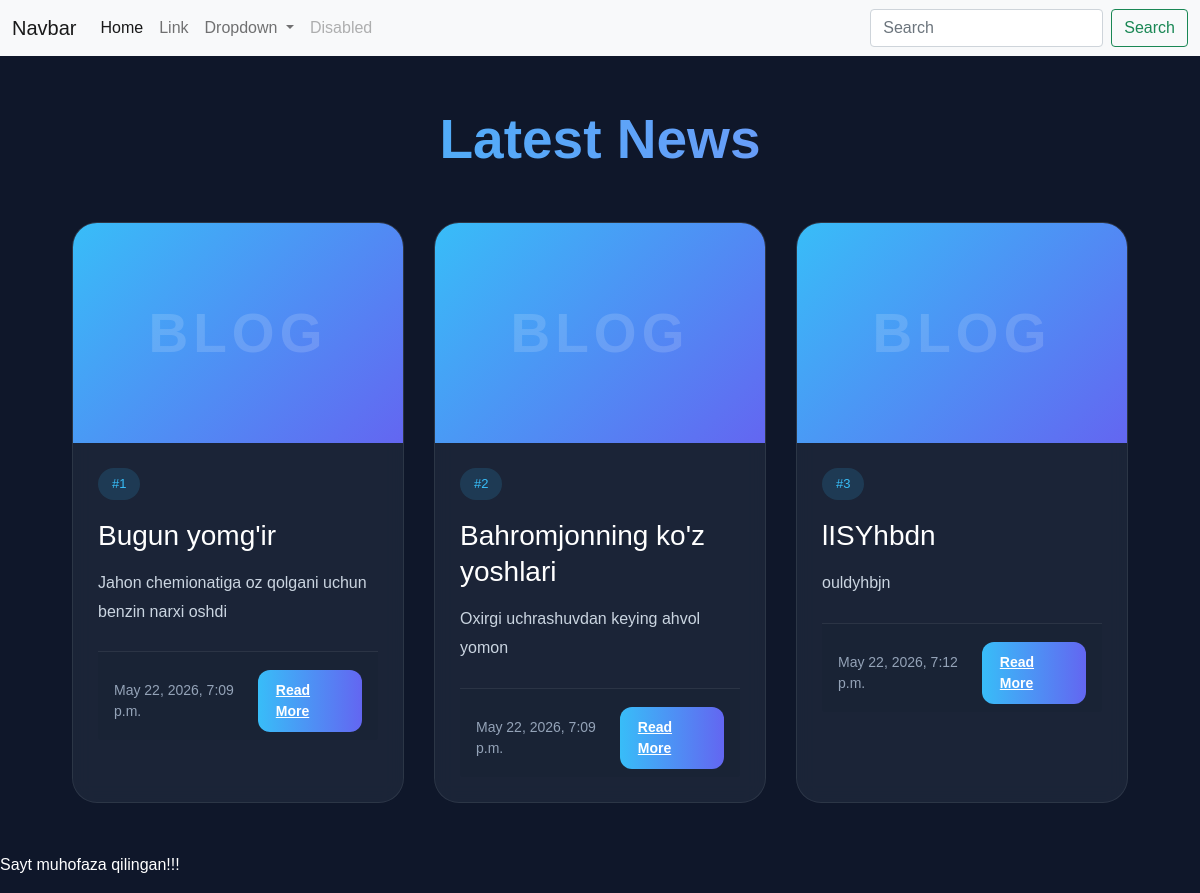
The page / on the database its author committed.
### page/models.py (models this page shows, shortened)
class News(models.Model):
    title=models.CharField(max_length=300)
    content=models.TextField()
    created_at=models.DateTimeField(auto_now_add=True)
    updated_at=models.DateTimeField(auto_now=True)

### page/views.py (the view)
# urls.py: path('',get_news,name='list'),
def get_news(request):
    news=News.objects.all()   # select * from news [{'id':1,'title':'baha sevgi'},]
    context={
        'news':news
    }
    return render(request,'page/list.html',context)

### templates/page/list.html (shortened to what this page needs)
{% extends 'base.html' %}
{% block content %}
<div class="container">
    <h1 class="title">Latest News</h1>
    <div class="news-grid">
        {% for new in news %}
        <div class="news-card">
            <div class="card-top"></div>
            <div class="card-body">
                <span class="card-id">
                    #{{ new.id }}
                </span>
                <h2 class="card-title">
                    {{ new.title }}
                </h2>
                <p class="card-content">
                    {{ new.content|truncatewords:25 }}
                </p>
                <div class="card-footer">
                    <span class="card-date">
                        {{ new.created_at }}
                    </span>
                    <a href="#" class="read-btn">
                        Read More
                    </a>
                </div>
            </div>
        </div>
        {% endfor %}
    </div>
</div>
{% endblock %}

### templates/base.html (shortened to what this page needs)
<!DOCTYPE html>
<html lang="en">
<head>
<link href="https://cdn.jsdelivr.net/npm/bootstrap@5.0.2/dist/css/bootstrap.min.css" rel="stylesheet"></head>
<body>
<nav class="navbar navbar-expand-lg navbar-light bg-light">
  <div class="container-fluid">
    <a class="navbar-brand" href="#">Navbar</a>
    <div class="collapse navbar-collapse" id="navbarSupportedContent">
      <ul class="navbar-nav me-auto mb-2 mb-lg-0">
        <li class="nav-item">
          <a class="nav-link active" aria-current="page" href="{% url 'site' %}">Home</a>
        </li>
        <li class="nav-item">
          <a class="nav-link" href="#">Link</a>
        </li>
        <li class="nav-item dropdown">
          <a class="nav-link dropdown-toggle" href="#" id="navbarDropdown" role="button" data-bs-toggle="dropdown" aria-expanded="false">
            Dropdown
          </a>
        </li>
        <li class="nav-item">
          <a class="nav-link disabled" href="#" tabindex="-1" aria-disabled="true">Disabled</a>
        </li>
      </ul>
      <form class="d-flex">
        <input class="form-control me-2" type="search" placeholder="Search" aria-label="Search">
        <button class="btn btn-outline-success" type="submit">Search</button>
      </form>
    </div>
  </div>
</nav>
{% block content %}
{% endblock %}
<p>Sayt muhofaza qilingan!!!</p>
</body>
</html>

### templates/page/list.html (style rules this page uses)
* { margin: 0; padding: 0; box-sizing: border-box; }
body { background: #0f172a; font-family: 'Poppins', sans-serif; color: white; }
.container { width: 90%; max-width: 1300px; margin: 50px auto; }
.title { text-align: center; font-size: 55px; margin-bottom: 50px; font-weight: 700; background: linear-gradient(to right,#38bdf8,#818cf8); -webkit-background-clip: text; -webkit-text-fill-color: transparent; }
.news-grid { display: grid; grid-template-columns: repeat(auto-fit,minmax(320px,1fr)); gap: 30px; }
.news-card { background: rgba(30,41,59,0.8); border: 1px solid rgba(255,255,255,0.08); border-radius: 25px; overflow: hidden; transition: 0.4s; backdrop-filter: blur(10px); position: relative; }
.card-top { height: 220px; background: linear-gradient(135deg,#38bdf8,#6366f1); position: relative; }
.card-top::before { content: 'BLOG'; position: absolute; top: 50%; left: 50%; transform: translate(-50%,-50%); font-size: 55px; font-weight: 700; color: rgba(255,255,255,0.15); letter-spacing: 5px; }
.card-body { padding: 25px; }
.card-id { display: inline-block; padding: 6px 14px; background: rgba(56,189,248,0.15); color: #38bdf8; border-radius: 30px; font-size: 13px; margin-bottom: 18px; }
.card-title { font-size: 28px; margin-bottom: 15px; line-height: 1.3; }
.card-content { color: #cbd5e1; line-height: 1.8; margin-bottom: 25px; }
.card-footer { display: flex; justify-content: space-between; align-items: center; border-top: 1px solid rgba(255,255,255,0.08); padding-top: 18px; }
.card-date { color: #94a3b8; font-size: 14px; }
.read-btn { padding: 10px 18px; background: linear-gradient(to right,#38bdf8,#6366f1); border-radius: 12px; color: white; font-size: 14px; font-weight: 600; transition: 0.3s; }

### rows shown on the page
News: id "1", title "Bugun yomg'ir", content "Jahon chemionatiga oz qolgani uchun benzin narxi oshdi", created_at "May 22, 2026, 7:09 p.m."
News: id "2", title "Bahromjonning ko'z yoshlari", content "Oxirgi uchrashuvdan keying ahvol yomon", created_at "May 22, 2026, 7:09 p.m."
News: id "3", title "lISYhbdn", content "ouldyhbjn", created_at "May 22, 2026, 7:12 p.m."
